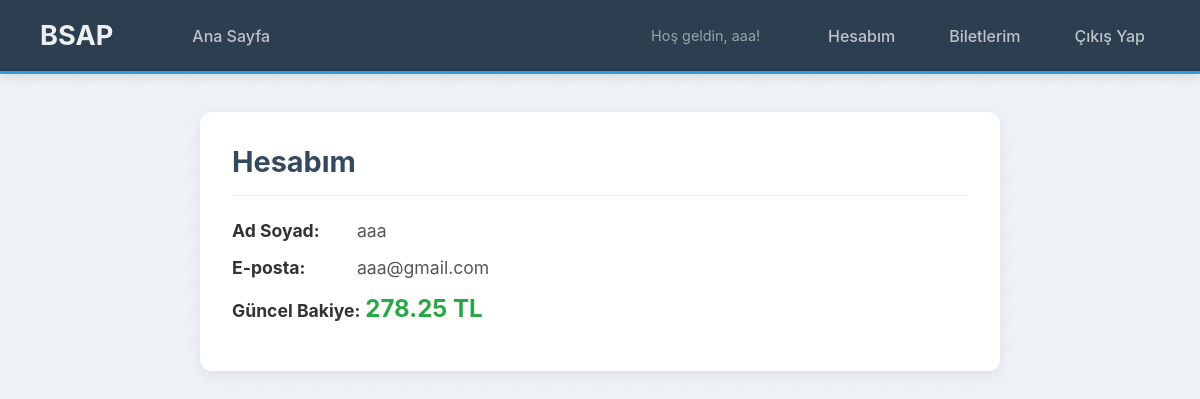
The app's page /account.php (signed in) with its own data.
### tables this page shows
CREATE TABLE "User" (
    "id" TEXT NOT NULL,
    "full_name" TEXT,
    "email" TEXT NOT NULL UNIQUE,
    "role" TEXT NOT NULL,
    "password" TEXT NOT NULL,
    "company_id" TEXT,
    "balance" INTEGER DEFAULT 800,
    "created_at" TEXT NOT NULL DEFAULT CURRENT_TIMESTAMP,
    PRIMARY KEY("id")
);

### account.php (the view, shortened to what this page needs)
<?php
require_once 'header.php';
require_once 'db.php';
$user_id = $_SESSION['user_id'];
$user_info = null;
try
{
    $sql = "SELECT full_name, email, balance FROM User WHERE id = :user_id";
    $stmt = $db->prepare($sql);
    $stmt->bindParam(':user_id', $user_id);
    $stmt->execute();
    $user_info = $stmt->fetch();
}
catch (PDOException $e)
{
    die("Kullanıcı bilgileri getirilirken veritabanı hatası oluştu: " . $e->getMessage());
}
?>
<div class="main-container">
    <div class="account-info">
        <h1>Hesabım</h1>
        <div class="info-item">
            <strong>Ad Soyad:</strong> <?php echo htmlspecialchars($user_info['full_name']); ?>
        </div>
        <div class="info-item">
            <strong>E-posta:</strong> <?php echo htmlspecialchars($user_info['email']); ?>
        </div>
        <div class="info-item">
            <strong>Güncel Bakiye:</strong>
            <span class="balance-highlight"><?php echo htmlspecialchars(number_format($user_info['balance'], 2)); ?> TL</span>
        </div>
    </div>
</div>
</body>
</html>

### header.php (style rules this page uses)
body { font-family: -apple-system, BlinkMacSystemFont, "Segoe UI", Roboto, Helvetica, Arial, sans-serif; background-color: #eef2f7; background-image: repeating-linear-gradient( -45deg, rgba(255, 255, 255, 0.05), rgba(255, 255, 255, 0.05) 10px, transparent 10px, transparent 20px ); margin: 0; color: #34495e; padding-top: 80px; }

### account.php (style rules this page uses)
.main-container { max-width: 800px; margin: 2rem auto; padding: 0 1rem; }
.account-info { background-color: #fff; border-radius: 12px; box-shadow: 0 4px 15px rgba(0,0,0,0.08); padding: 2rem; }
.account-info h1 { margin-top: 0; margin-bottom: 1.5rem; border-bottom: 1px solid #eee; padding-bottom: 1rem; font-size: 1.8rem; }
.info-item { margin-bottom: 1rem; font-size: 1.1rem; color: #555; }
.info-item strong { color: #333; min-width: 120px; display: inline-block; }
.balance-highlight { font-size: 1.5rem; font-weight: bold; color: #28a745; }

### records on screen
user: full_name "aaa", email "aaa@gmail.com", balance "278.25"

### other values on screen
$_SESSION['full_name'] "aaa"
